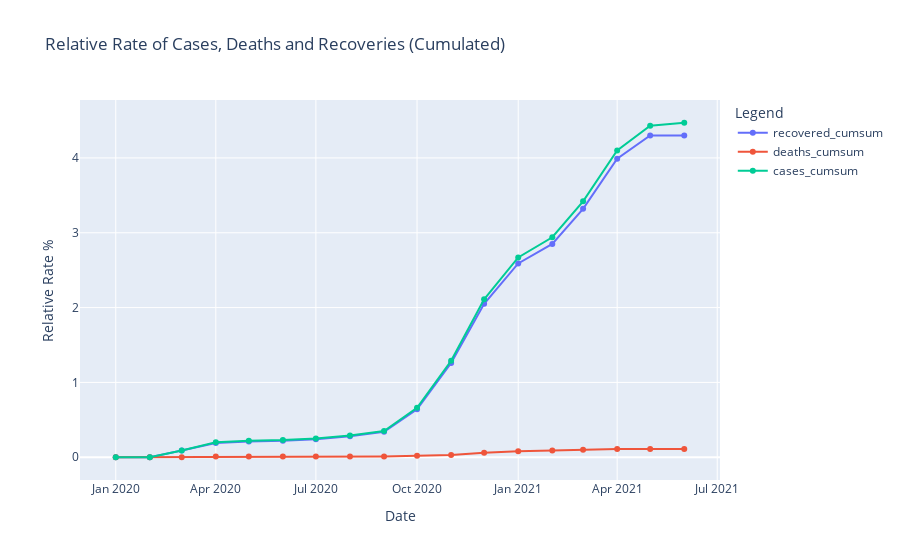

The notebook cell saved with this chart:
### Code cell
# relative rate cummulated
# for this we used the scraped germany population

fig = go.Figure()
fig.add_trace(go.Scatter(x=df_germany["month"],
                               y=round(df_germany["recovered_cumsum"]/pop_ger*100,2), name="recovered_cumsum",hovertemplate='%{y:.2f}%'))
fig.add_trace(go.Scatter(x=df_germany["month"],
                               y=round(df_germany["deaths_cumsum"]/pop_ger*100,2), name="deaths_cumsum",hovertemplate='%{y:.2f}%'))
fig.add_trace(go.Scatter(x=df_germany["month"],
                               y=round(df_germany["cases_cumsum"]/pop_ger*100,2), name="cases_cumsum",hovertemplate='%{y:.2f}%'))

fig.update_layout(
        title="Relative Rate of Cases, Deaths and Recoveries (Cumulated)",
        xaxis_title="Date",
        yaxis_title="Relative Rate %",
        legend_title="Legend"
    )

fig.show()

### Figure 1 — Plotly figure (JSON) as saved in the notebook; plotly's stock layout.template omitted (floating-point values rounded to 4 significant figures)
{"data": [{"hovertemplate": "%{y:.2f}%", "name": "recovered_cumsum", "type": "scatter", "x": ["2020-01-01T00:00:00", "2020-02-01T00:00:00", "2020-03-01T00:00:00", "2020-04-01T00:00:00", "2020-05-01T00:00:00", "2020-06-01T00:00:00", "2020-07-01T00:00:00", "2020-08-01T00:00:00", "2020-09-01T00:00:00", "2020-10-01T00:00:00", "2020-11-01T00:00:00", "2020-12-01T00:00:00", "2021-01-01T00:00:00", "2021-02-01T00:00:00", "2021-03-01T00:00:00", "2021-04-01T00:00:00", "2021-05-01T00:00:00", "2021-06-01T00:00:00"], "y": [0, 0, 0.09, 0.19, 0.21, 0.22, 0.24, 0.28, 0.34, 0.64, 1.26, 2.05, 2.59, 2.85, 3.32, 3.99, 4.3, 4.3]}, {"hovertemplate": "%{y:.2f}%", "name": "deaths_cumsum", "type": "scatter", "x": ["2020-01-01T00:00:00", "2020-02-01T00:00:00", "2020-03-01T00:00:00", "2020-04-01T00:00:00", "2020-05-01T00:00:00", "2020-06-01T00:00:00", "2020-07-01T00:00:00", "2020-08-01T00:00:00", "2020-09-01T00:00:00", "2020-10-01T00:00:00", "2020-11-01T00:00:00", "2020-12-01T00:00:00", "2021-01-01T00:00:00", "2021-02-01T00:00:00", "2021-03-01T00:00:00", "2021-04-01T00:00:00", "2021-05-01T00:00:00", "2021-06-01T00:00:00"], "y": [0, 0, 0, 0.01, 0.01, 0.01, 0.01, 0.01, 0.01, 0.02, 0.03, 0.06, 0.08, 0.09, 0.1, 0.11, 0.11, 0.11]}, {"hovertemplate": "%{y:.2f}%", "name": "cases_cumsum", "type": "scatter", "x": ["2020-01-01T00:00:00", "2020-02-01T00:00:00", "2020-03-01T00:00:00", "2020-04-01T00:00:00", "2020-05-01T00:00:00", "2020-06-01T00:00:00", "2020-07-01T00:00:00", "2020-08-01T00:00:00", "2020-09-01T00:00:00", "2020-10-01T00:00:00", "2020-11-01T00:00:00", "2020-12-01T00:00:00", "2021-01-01T00:00:00", "2021-02-01T00:00:00", "2021-03-01T00:00:00", "2021-04-01T00:00:00", "2021-05-01T00:00:00", "2021-06-01T00:00:00"], "y": [0, 0, 0.09, 0.2, 0.22, 0.23, 0.25, 0.29, 0.35, 0.66, 1.29, 2.11, 2.67, 2.94, 3.42, 4.1, 4.43, 4.47]}], "layout": {"legend": {"title": {"text": "Legend"}}, "title": {"text": "Relative Rate of Cases, Deaths and Recoveries (Cumulated)"}, "xaxis": {"title": {"text": "Date"}}, "yaxis": {"title": {"text": "Relative Rate %"}}}}
